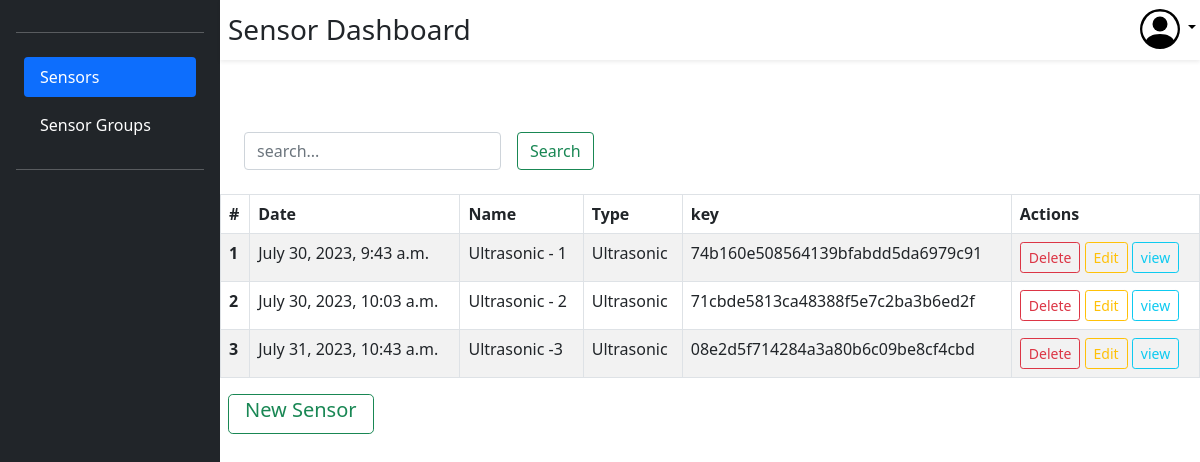
/sensor/dashboard/ (signed in), run on an earlier commit of the app's database.
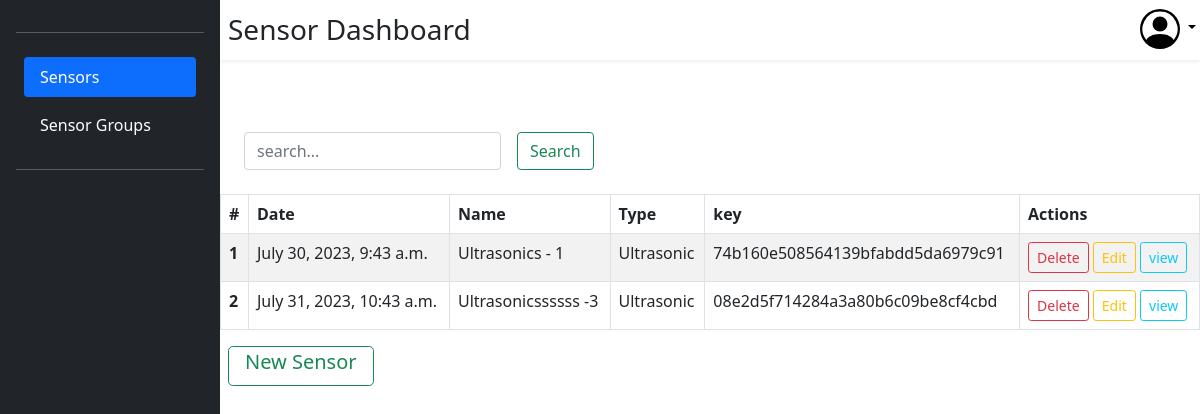
And on a later commit of the database.
### dash/models.py (models this page shows, shortened)
class Sensors(models.Model):
    key = models.CharField(verbose_name= "API Key" , max_length=50, unique=True)
    sensor_name = models.CharField(verbose_name= "Sensor Name" , max_length=100)
    sensor_type = models.CharField(verbose_name= "Sensor Type" , max_length=100)
    sensor_description = models.TextField(verbose_name="Sensor Discription")
    date_created = models.DateTimeField(verbose_name='Date Created',auto_now_add=True)
    sensor_group = models.ForeignKey(Sensor_Group, verbose_name='Sensor Group', on_delete=models.SET_NULL, null=True)
    user = models.ForeignKey(User, verbose_name="User", on_delete=models.CASCADE)

### dash/views.py (the view, shortened to what this page needs)
# urls.py: path('sensor/dashboard/', views.sensor_dashboard, name='sensor_dashboard'),
@login_required(login_url="/")
def sensor_dashboard(request):
    result_set = Sensors.objects.filter(user=request.user)
    Search = request.POST.get('search')
    result_set.order_by("date_created")
    """ NOTE: Pagination for later
    paginator = Paginator(result_set, 5)
    result_set = paginator.get_page(1)
    """
    site_settings = {
        'active' : 'Sensors',
        'dashboard_heading' : 'Sensor Dashboard'
    }
    return render(request, 'sensor_dash.html', {'sensors': result_set, 'site_settings' : site_settings})

### templates/dashboards/sensor_dash.html (shortened to what this page needs)
{% extends 'base.html' %}
{% block content %}
<div class="d-flex flex-column flex-fill bd-highlight">
    <div class="pt-5 bd-highlight">
        <table class="table-bordered table table-striped">
            <div class="mb-3 ">
                <form method="POST">
                    <div class="ps-3 d-flex flex-row bd-highlight">
                        <div class="p-2 bd-highlight">
                            <input type="text" name="search" placeholder="search..." id="search" class='col form-control'>
                        </div>
                        <div class="p-2 bd-highlight">
                            <input type="submit" name="filter" id="filter" value="Search" class="form-control btn btn-outline-success">
                        </div>
                    </div>
                </form>
            </div>
            <thead>
                <tr>
                    <th>#</th>
                    <th>Date</th>
                    <th>Name</th>
                    <th>Type</th>
                    <th>key</th>
                    <th>Actions</th>
                </tr>
            </thead>
            <tbody>
                {% for sensor in sensors %}
                <tr>
                    <td><b>{{forloop.counter}}</b></th>
                    <td>{{sensor.date_created}}</td>
                    <td>{{sensor.sensor_name}}</td>
                    <td>{{sensor.sensor_type}}</td>
                    <td>{{sensor.key}}</td>
                    <td>
                        <button type="button" class="btn btn-sm btn-outline-danger" data-toggle="modal" data-target="#DeleteSensor{{sensor.key}}">Delete</button>
                        <a href="/sensor/edit/?key={{sensor.key}}"><button type="button" class="btn btn-sm btn-outline-warning">Edit</button></a>
                        <a href="/sensor/view/?key={{sensor.key}}"><button type="button" class="btn btn-sm btn-outline-info">view</button></a>
                    </td>
                </tr>
                {% endfor %}
            </tbody>
        </table>
    </div>
    <div class="ps-2">
        <a href="/sensor/create/"><button class="btn btn-outline-success btn-lg pt-0 mt-0">New Sensor</button></a>
    </div>
{% endblock content %}

### templates/base.html (shortened to what this page needs)
{% load static %}
<head>
    <link href="https://cdn.jsdelivr.net/npm/bootstrap@5.0.2/dist/css/bootstrap.min.css" rel="stylesheet">
</head>
<body>
    <div class="d-flex flex-row">
        <div class="p-3 bg-dark text-white" style="min-height: calc(100vh); width: 220px">
            <hr>
            <ul class="nav nav-pills flex-column p-1 mb-auto">
                <li class="p-1">
                    <a href="{% url 'dash:sensor_dashboard' %}" class="text-white text-decoration-none nav-link {% if site_settings.active == 'Sensors' %}active{% endif %}">Sensors</a>
                </li>
                <li class="p-1">
                    <a href="{% url 'dash:group_dashboard' %}" class="text-white text-decoration-none nav-link {% if site_settings.active == 'Sensor_Groups' %}active{% endif %}">Sensor Groups</a>
                </li>
            </ul>
            <hr>
        </div>
        <div class="d-flex flex-column flex-fill bd-highlight">
            <div class="bd-highlight shadow-sm" style="height: 60px;">
                <div class="container-fluid p-2 ">
                    <div class="row">
                        <Span class="fs-3 col-11">{{site_settings.dashboard_heading}}</Span>
                        <div class="dropdown col-1">
                            <button class="dropdown-toggle" style="border: none; background: white" type="button" id="user" data-bs-toggle="dropdown" aria-expanded="false">
                            </button>
                        </div>
                    </div>
                </div>
            </div>
            {% block content %} {% endblock %}
        </div>
</body>

What changed in the data, as far as the page shows it:
removed Sensors: date_created "July 30, 2023, 10:03 a.m.", sensor_name "Ultrasonic - 2", sensor_type "Ultrasonic", key "71cbde5813ca48388f5e7c2ba3b6ed2f"
changed Sensors "74b160e508564139bfabdd5da6979c91": sensor_name "Ultrasonic - 1" → "Ultrasonics - 1"
changed Sensors "08e2d5f714284a3a80b6c09be8cf4cbd": sensor_name "Ultrasonic -3" → "Ultrasonicssssss -3"
